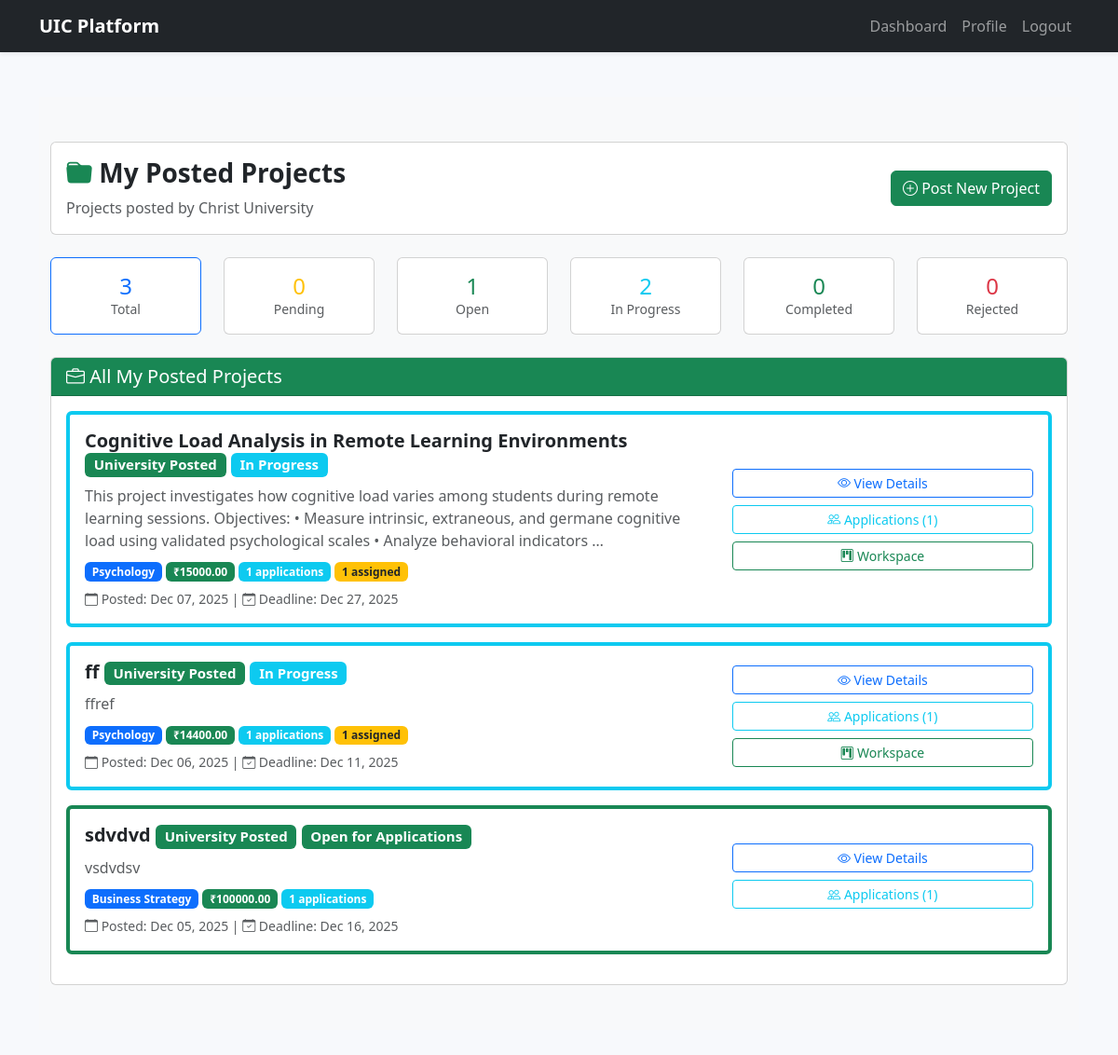
Screenshot of /accounts/university/projects/ (signed in) with the database file from the repository.
### apps/accounts/models.py (models this page shows, shortened)
class User(AbstractUser):
    USER_TYPES = (
        ('student', 'Student'),
        ('company', 'Company'),
        ('university', 'University Admin'),
    )
    user_type = models.CharField(max_length=20, choices=USER_TYPES)
    email_verified = models.BooleanField(default=False)
    phone = models.CharField(max_length=15, blank=True)
    created_at = models.DateTimeField(auto_now_add=True)
    updated_at = models.DateTimeField(auto_now=True)
    class Meta:
        db_table = 'users'

class University(models.Model):
    user = models.OneToOneField(User, on_delete=models.CASCADE, related_name='university_profile')
    name = models.CharField(max_length=200)
    logo = models.ImageField(upload_to='universities/', blank=True, null=True)
    address = models.TextField()
    website = models.URLField(blank=True)
    description = models.TextField(blank=True)
    admin_name = models.CharField(max_length=100)
    admin_email = models.EmailField()
    admin_phone = models.CharField(max_length=15)
    is_verified = models.BooleanField(default=False)
    auto_approve_projects = models.BooleanField(default=False)
    min_payment_amount = models.DecimalField(max_digits=10, decimal_places=2, default=0)
    created_at = models.DateTimeField(auto_now_add=True)
    updated_at = models.DateTimeField(auto_now=True)
    class Meta:
        db_table = 'universities'
        verbose_name_plural = 'Universities'

### apps/projects/models.py (models this page shows, shortened)
class Project(models.Model):
    STATUS_CHOICES = (
        ('draft', 'Draft'),
        ('pending_review', 'Pending University Review'),
        ('rejected', 'Rejected'),
        ('open', 'Open for Applications'),
        ('in_progress', 'In Progress'),
        ('completed', 'Completed'),
        ('cancelled', 'Cancelled'),
    )
    DOMAIN_CHOICES = (
        ('design', 'Design'),
        ('marketing', 'Marketing'),
        ('coding', 'Coding'),
        ('data_analysis', 'Data Analysis'),
        ('psychology', 'Psychology'),
        ('research', 'Research'),
        ('content_writing', 'Content Writing'),
        ('business_strategy', 'Business Strategy'),
        ('other', 'Other'),
    )
    TEAM_TYPE_CHOICES = (
        ('individual', 'Individual'),
        ('team', 'Team'),
    )
    POSTER_TYPE_CHOICES = (
        ('company', 'Company'),
        ('university', 'University'),
    )
    JOB_TYPE_CHOICES = (
        ('remote', 'Remote'),
        ('hybrid', 'Hybrid'),
        ('onsite', 'On-site'),
    )
    poster_type = models.CharField(max_length=20, choices=POSTER_TYPE_CHOICES, default='company')
    company = models.ForeignKey(Company, on_delete=models.CASCADE, related_name='projects', null=True, blank=True)
    university = models.ForeignKey(University, on_delete=models.CASCADE, related_name='projects')
    posted_by_university = models.BooleanField(default=False)
    title = models.CharField(max_length=200)
    domain = models.CharField(max_length=50, choices=DOMAIN_CHOICES)
    description = models.TextField()
    required_skills = models.TextField(help_text="Comma-separated skills")
    team_type = models.CharField(max_length=20, choices=TEAM_TYPE_CHOICES, default='individual')
    team_size = models.IntegerField(default=1, validators=[MinValueValidator(1)])
    job_type = models.CharField(max_length=20, choices=JOB_TYPE_CHOICES, default='remote',
                                 help_text="Remote, Hybrid, or On-site")
    eligible_departments = models.TextField(blank=True, help_text="Comma-separated departments, leave blank for all")
    min_gpa = models.DecimalField(max_digits=4, decimal_places=2, null=True, blank=True)
    eligible_years = models.CharField(max_length=100, blank=True, help_text="e.g., 2,3,4")
    payment_amount = models.DecimalField(max_digits=10, decimal_places=2,
                                         verbose_name="Remuneration Amount")
    payment_type = models.CharField(max_length=20, choices=(
        ('fixed', 'Fixed Price'),
        ('milestone', 'Milestone-based'),
    ), default='fixed', verbose_name="Remuneration Type")
    duration_weeks = models.IntegerField(help_text="Expected project duration in weeks")
    deadline = models.DateField(verbose_name="Project Closure Date")
    status = models.CharField(max_length=20, choices=STATUS_CHOICES, default='draft')
    rejection_reason = models.TextField(blank=True)
    attachment = models.FileField(upload_to='project_attachments/', blank=True, null=True,
                                   verbose_name="Job Description (JD)",
                                   help_text="Upload the detailed job description document")
    assigned_students = models.ManyToManyField(Student, related_name='assigned_projects', blank=True)
    created_at = models.DateTimeField(auto_now_add=True)
    updated_at = models.DateTimeField(auto_now=True)
    submitted_for_review_at = models.DateTimeField(null=True, blank=True)
    approved_at = models.DateTimeField(null=True, blank=True)
    completed_at = models.DateTimeField(null=True, blank=True)
    class Meta:
        db_table = 'projects'
        ordering = ['-created_at']

### apps/accounts/views.py (the view)
# urls.py: path('university/projects/', views.UniversityProjectsView.as_view(), name='university_projects'),  # NEW
class UniversityProjectsView(LoginRequiredMixin, UniversityRequiredMixin, ListView):
    model = Project
    template_name = 'accounts/university_projects.html'
    context_object_name = 'projects'
    paginate_by = 10
    def get_queryset(self):
        university = self.request.user.university_profile
        queryset = Project.objects.filter(
            university=university,
            posted_by_university=True  # Only university's own projects
        ).order_by('-created_at')
        status_filter = self.request.GET.get('status', 'all')
        if status_filter != 'all':
            queryset = queryset.filter(status=status_filter)
        return queryset
    def get_context_data(self, **kwargs):
        context = super().get_context_data(**kwargs)
        university = self.request.user.university_profile
        all_university_projects = Project.objects.filter(
            university=university,
            posted_by_university=True
        )
        context['total_count'] = all_university_projects.count()
        context['pending_count'] = all_university_projects.filter(status='pending_review').count()
        context['open_count'] = all_university_projects.filter(status='open').count()
        context['in_progress_count'] = all_university_projects.filter(status='in_progress').count()
        context['completed_count'] = all_university_projects.filter(status='completed').count()
        context['rejected_count'] = all_university_projects.filter(status='rejected').count()
        context['current_filter'] = self.request.GET.get('status', 'all')
        return context

### apps/accounts/views.py (called while the page is built)
    def test_func(self):
        return (self.request.user.is_authenticated and
                self.request.user.user_type == 'university' and
                hasattr(self.request.user, 'university_profile'))

### templates/accounts/university_projects.html (shortened to what this page needs)
{% extends 'base.html' %}
{% load static %}
{% block content %}
<section class="py-5 bg-light">
    <div class="container">
        <div class="card mb-4">
            <div class="card-body">
                <div class="row align-items-center">
                    <div class="col-md-8">
                        <h3 class="fw-bold mb-2">
                            <i class="bi bi-folder-fill text-success"></i> My Posted Projects
                        </h3>
                        <p class="text-muted mb-0">Projects posted by {{ user.university_profile.name }}</p>
                    </div>
                    <div class="col-md-4 text-end">
                        <a href="{% url 'projects:create' %}" class="btn btn-success">
                            <i class="bi bi-plus-circle"></i> Post New Project
                        </a>
                    </div>
                </div>
            </div>
        </div>
        <div class="row mb-4">
            <div class="col-md-2">
                <a href="?status=all" class="text-decoration-none">
                    <div class="card text-center h-100 {% if current_filter == 'all' %}border-primary{% endif %}">
                        <div class="card-body">
                            <h4 class="text-primary mb-0">{{ total_count }}</h4>
                            <small class="text-muted">Total</small>
                        </div>
                    </div>
                </a>
            </div>
            <div class="col-md-2">
                <a href="?status=pending_review" class="text-decoration-none">
                    <div class="card text-center h-100 {% if current_filter == 'pending_review' %}border-warning{% endif %}">
                        <div class="card-body">
                            <h4 class="text-warning mb-0">{{ pending_count }}</h4>
                            <small class="text-muted">Pending</small>
                        </div>
                    </div>
                </a>
            </div>
            <div class="col-md-2">
                <a href="?status=open" class="text-decoration-none">
                    <div class="card text-center h-100 {% if current_filter == 'open' %}border-success{% endif %}">
                        <div class="card-body">
                            <h4 class="text-success mb-0">{{ open_count }}</h4>
                            <small class="text-muted">Open</small>
                        </div>
                    </div>
                </a>
            </div>
            <div class="col-md-2">
                <a href="?status=in_progress" class="text-decoration-none">
                    <div class="card text-center h-100 {% if current_filter == 'in_progress' %}border-info{% endif %}">
                        <div class="card-body">
                            <h4 class="text-info mb-0">{{ in_progress_count }}</h4>
                            <small class="text-muted">In Progress</small>
                        </div>
                    </div>
                </a>
            </div>
            <div class="col-md-2">
                <a href="?status=completed" class="text-decoration-none">
                    <div class="card text-center h-100 {% if current_filter == 'completed' %}border-success{% endif %}">
                        <div class="card-body">
                            <h4 class="text-success mb-0">{{ completed_count }}</h4>
                            <small class="text-muted">Completed</small>
                        </div>
                    </div>
                </a>
            </div>
            <div class="col-md-2">
                <a href="?status=rejected" class="text-decoration-none">
                    <div class="card text-center h-100 {% if current_filter == 'rejected' %}border-danger{% endif %}">
                        <div class="card-body">
                            <h4 class="text-danger mb-0">{{ rejected_count }}</h4>
                            <small class="text-muted">Rejected</small>
                        </div>
                    </div>
                </a>
            </div>
        </div>
        <div class="card">
            <div class="card-header bg-success text-white">
                <h5 class="mb-0">
                    <i class="bi bi-briefcase"></i>
                    {% if current_filter == 'all' %}All My Posted Projects
                    {% elif current_filter == 'pending_review' %}Pending Review
                    {% elif current_filter == 'open' %}Open for Applications
                    {% elif current_filter == 'in_progress' %}Projects In Progress
                    {% elif current_filter == 'completed' %}Completed Projects
                    {% elif current_filter == 'rejected' %}Rejected Projects
                    {% endif %}
                </h5>
            </div>
            <div class="card-body">
                {% if projects %}
                    {% for project in projects %}
                    <div class="card mb-3 border-start border-4 border-{% if project.status == 'pending_review' %}warning{% elif project.status == 'open' %}success{% elif project.status == 'in_progress' %}info{% elif project.status == 'completed' %}success{% else %}secondary{% endif %}">
                        <div class="card-body">
                            <div class="row align-items-center">
                                <div class="col-md-8">
                                    <h5 class="fw-bold mb-2">
                                        {{ project.title }}
                                        <span class="badge bg-success">University Posted</span>
                                        <span class="badge bg-{% if project.status == 'pending_review' %}warning{% elif project.status == 'open' %}success{% elif project.status == 'in_progress' %}info{% elif project.status == 'completed' %}success{% else %}secondary{% endif %}">
                                            {{ project.get_status_display }}
                                        </span>
                                    </h5>
                                    <p class="text-muted mb-2">{{ project.description|truncatewords:30 }}</p>
                                    <div class="mb-2">
                                        <span class="badge bg-primary">{{ project.get_domain_display }}</span>
                                        <span class="badge bg-success">₹{{ project.payment_amount }}</span>
                                        <span class="badge bg-info">{{ project.applications.count }} applications</span>
                                        {% if project.assigned_students.exists %}
                                            <span class="badge bg-warning text-dark">{{ project.assigned_students.count }} assigned</span>
                                        {% endif %}
                                    </div>
                                    <small class="text-muted">
                                        <i class="bi bi-calendar"></i> Posted: {{ project.created_at|date:"M d, Y" }} |
                                        <i class="bi bi-calendar-check"></i> Deadline: {{ project.deadline|date:"M d, Y" }}
                                    </small>
                                </div>
                                <div class="col-md-4 text-end">
                                    <a href="{% url 'projects:detail' project.pk %}" class="btn btn-outline-primary btn-sm w-100 mb-2">
                                        <i class="bi bi-eye"></i> View Details
                                    </a>
                                    <a href="{% url 'projects:manage_applications' project.pk %}" class="btn btn-outline-info btn-sm w-100 mb-2">
                                        <i class="bi bi-people"></i> Applications ({{ project.applications.count }})
                                    </a>
                                    {% if project.status == 'in_progress' %}
                                        <a href="{% url 'projects:workspace' project.pk %}" class="btn btn-outline-success btn-sm w-100">
                                            <i class="bi bi-kanban"></i> Workspace
                                        </a>
                                    {% endif %}
                                </div>
                            </div>
                        </div>
                    </div>
                    {% endfor %}
                {% endif %}
            </div>
        </div>
    </div>
</section>
{% endblock %}

### templates/base.html (style rules this page uses)
body { background: #f7f9fc; }

### rows the page displays
User: university_profile.name "Christ University"
Project: title "Cognitive Load Analysis in Remote Learning Environments", status "In Progress", description "This project investigates how cognitive load varies among students during remote learning sessions. Objectives: • Measure intrinsic, extraneous, and germane cognitive load using validated psychological scales • Analyze behavioral indicators …", domain "Psychology", payment_amount "15000.00", applications.count "1", assigned_students.count "1", created_at "Dec 07, 2025", deadline "Dec 27, 2025", shows "Workspace"
Project: title "ff", status "In Progress", description "ffref", domain "Psychology", payment_amount "14400.00", applications.count "1", assigned_students.count "1", created_at "Dec 06, 2025", deadline "Dec 11, 2025", shows "Workspace"
Project: title "sdvdvd", status "Open for Applications", description "vsdvdsv", domain "Business Strategy", payment_amount "100000.00", applications.count "1", created_at "Dec 05, 2025", deadline "Dec 16, 2025"

### other values shown
{{ total_count }} "3"
{{ pending_count }} "0"
{{ open_count }} "1"
{{ in_progress_count }} "2"
{{ completed_count }} "0"
{{ rejected_count }} "0"
